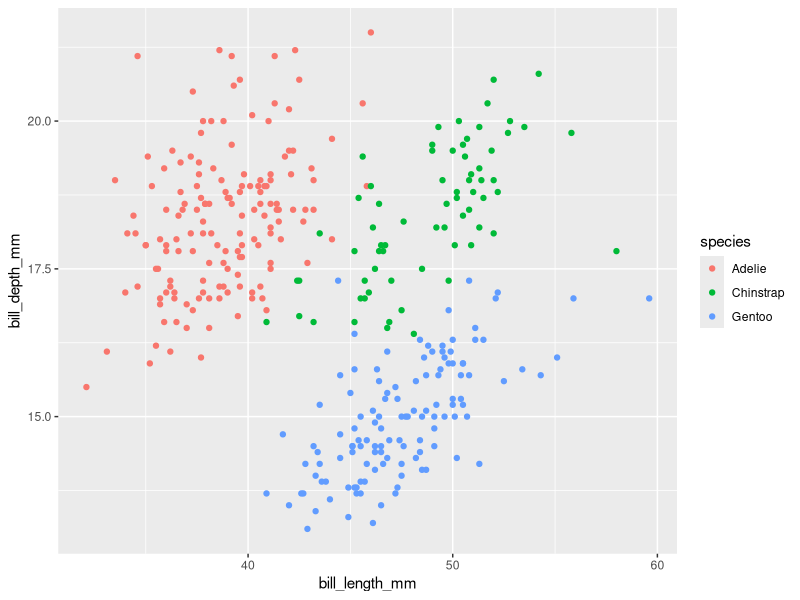
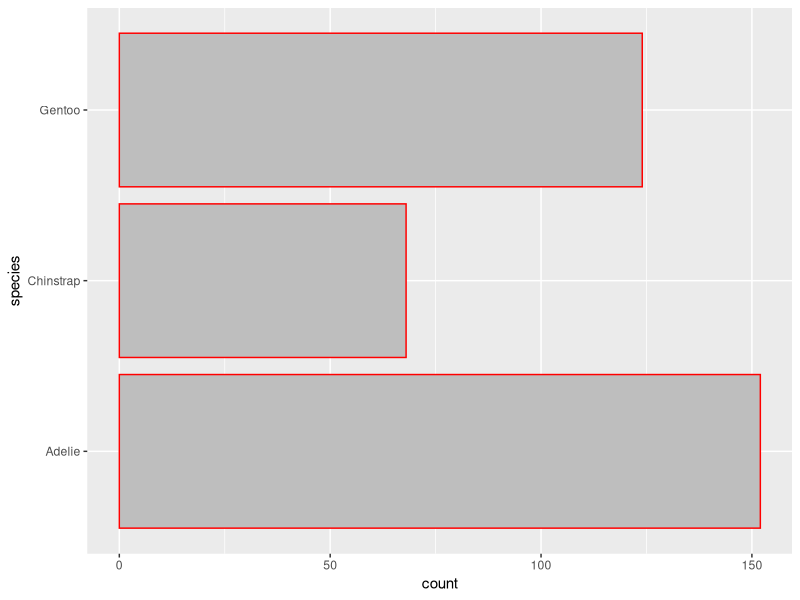
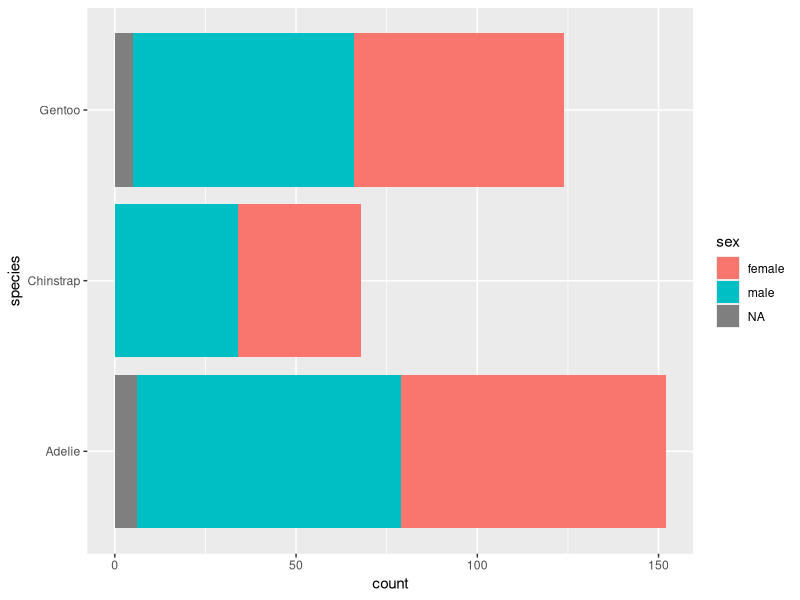
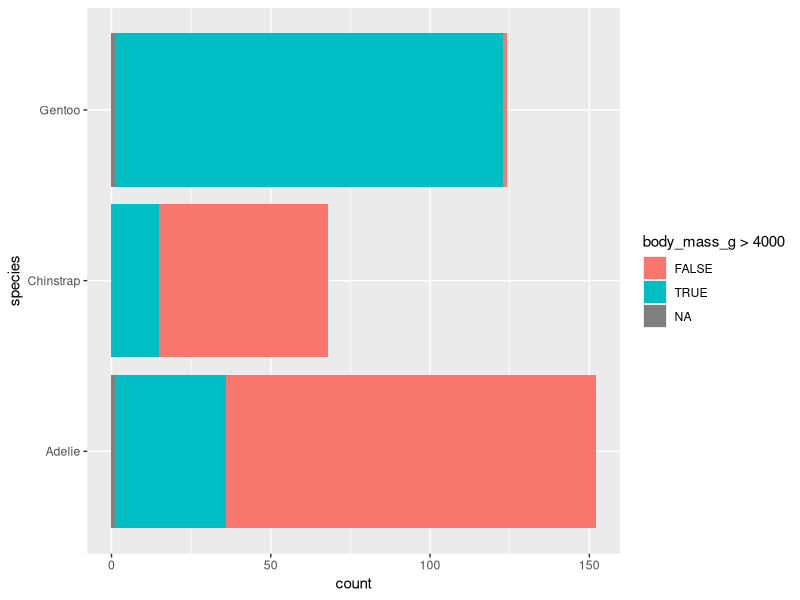
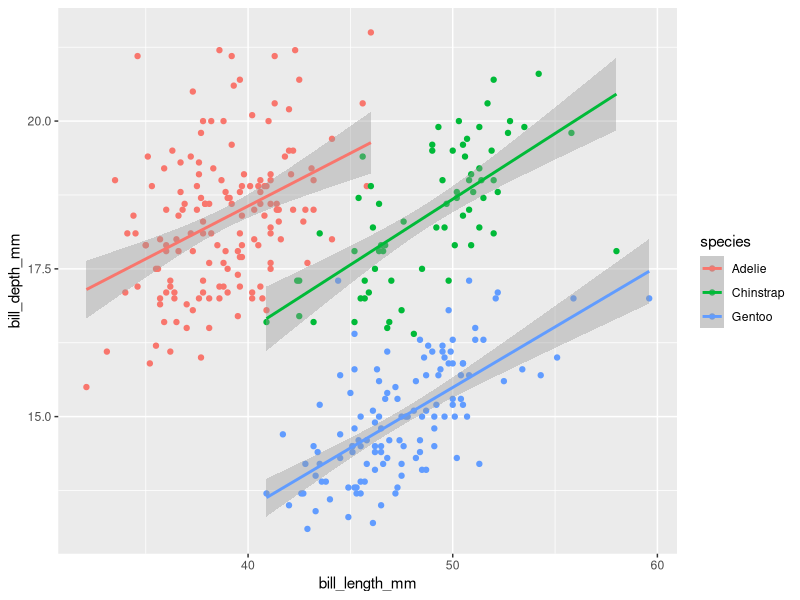
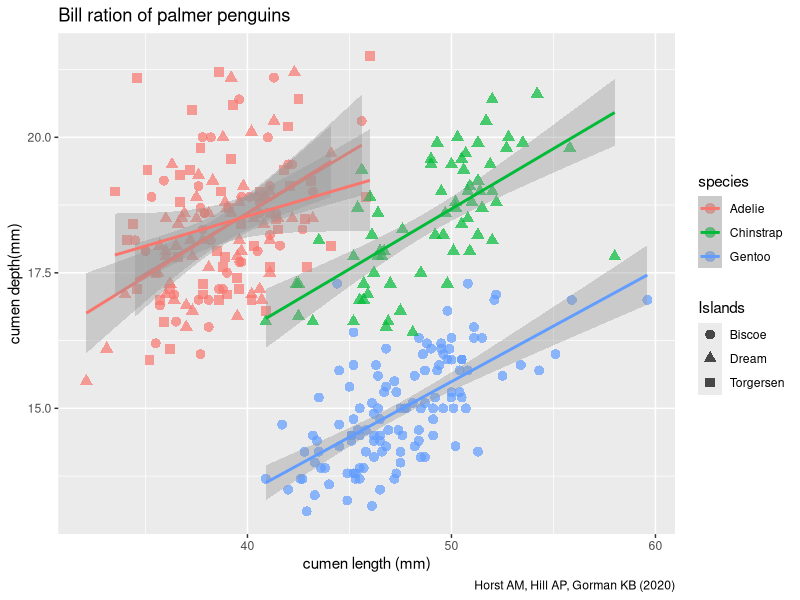
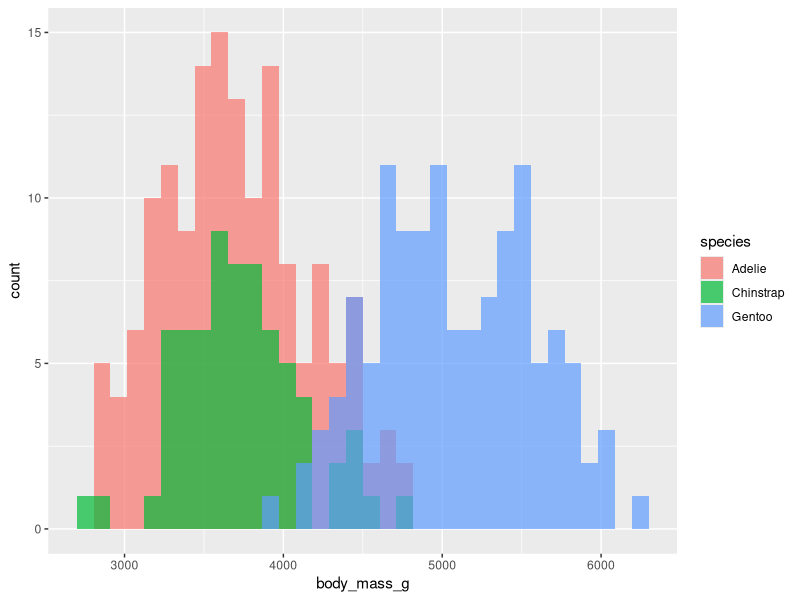
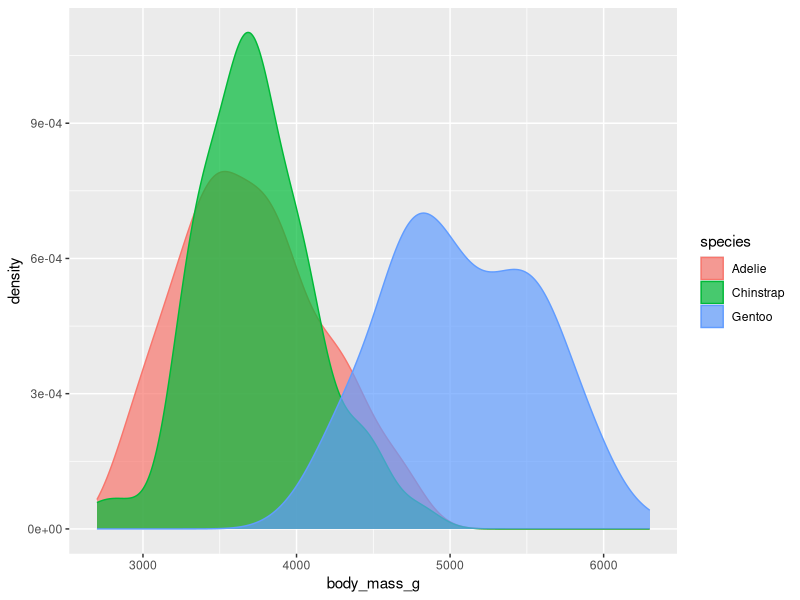

These figures' R source, in order:
## ---- chunk 1
knitr::opts_chunk$set(echo = TRUE)
## ---- chunk 2
# Load useful datasets
library(palmerpenguins)
library(tidyverse)
library(ggplot2)
## ---- chunk 3
penguins
## ---- chunk 4
# see relation between bill length and bill depth
penguins %>%
  ggplot() + 
  geom_point(mapping = aes(x = bill_length_mm,
                          y = bill_depth_mm, 
                          colour = species))
## ---- chunk 5
penguins %>%
  ggplot(aes(y = species)) + 
  geom_bar(fill = 'grey', colour = 'red')
## ---- chunk 6
# See the count of species
penguins %>%
  ggplot() + 
  geom_bar(aes(y = species, fill = sex))
## ---- chunk 7
# Let's look at body mass of penguin species
penguins %>%
  ggplot() +
  geom_bar(aes(y = species,
           fill = body_mass_g > 4000))
## ---- chunk 8
# let's look at the relation between bill length and bill depth for different
# penguin species
penguins %>%
  ggplot(aes(x = bill_length_mm,
                 y = bill_depth_mm,
                 colour = species)) +
  geom_point() +
  geom_smooth(method = 'lm', formula = 'y ~ x')
## ---- chunk 9
# let's look at the relation between bill length and bill depth for different
# penguin species and islands
penguins %>%
  ggplot(aes(x = bill_length_mm,
             y = bill_depth_mm,
             colour = species,
             shape = island)) +
  geom_point(size = 3, alpha = 0.7) +
  geom_smooth(method = 'lm', formula = 'y ~ x') + 
  labs(title = 'Bill ration of palmer penguins',
         caption = 'Horst AM, Hill AP, Gorman KB (2020)',
         shape = 'Islands',
         x = 'cumen length (mm)',
         y = 'cumen depth(mm)')
## ---- chunk 10
# Let's look at histogram of body mass
penguins %>%
  ggplot(aes(x = body_mass_g,
             fill = species)) +
  geom_histogram(bins = 35,
                 alpha = 0.7, 
                 position = 'identity')

## ---- chunk 11
penguins %>%
  ggplot(aes(x = body_mass_g,
             fill = species,
             colour = species)) +
  geom_density(alpha=0.7)
## ---- chunk 12
# Penguin species by island
penguins %>%
  ggplot() +
  geom_bar(aes(y = species, 
               fill = island),
           position = 'dodge') +
  theme_classic(16)
## ---- chunk 13
penguins %>%
  drop_na(sex) %>%
  ggplot() +
  geom_bar(aes(y = species,
               fill = sex),
           position = 'fill') +
  scale_x_continuous(labels = scales::percent,
                     position = 'top',
                     expand = c(0,0))

## ---- chunk 14
penguins %>%
  drop_na(sex) %>%
  ggplot(aes(x = species,
             y = body_mass_g,
             fill = sex,
             colour = sex)) +
  geom_violin(alpha = 0.1, trim = FALSE) +
  geom_point(position = position_jitterdodge(dodge.width = 1),
             alpha = 0.5,
             show.legend = F)
## ---- chunk 15
penguins %>%
  ggplot(aes(x = bill_length_mm,
             y = bill_depth_mm,
             colour = body_mass_g)) +
  geom_point(alpha = 0.6, size = 5) +
  scale_color_viridis_c()
## ---- chunk 16

